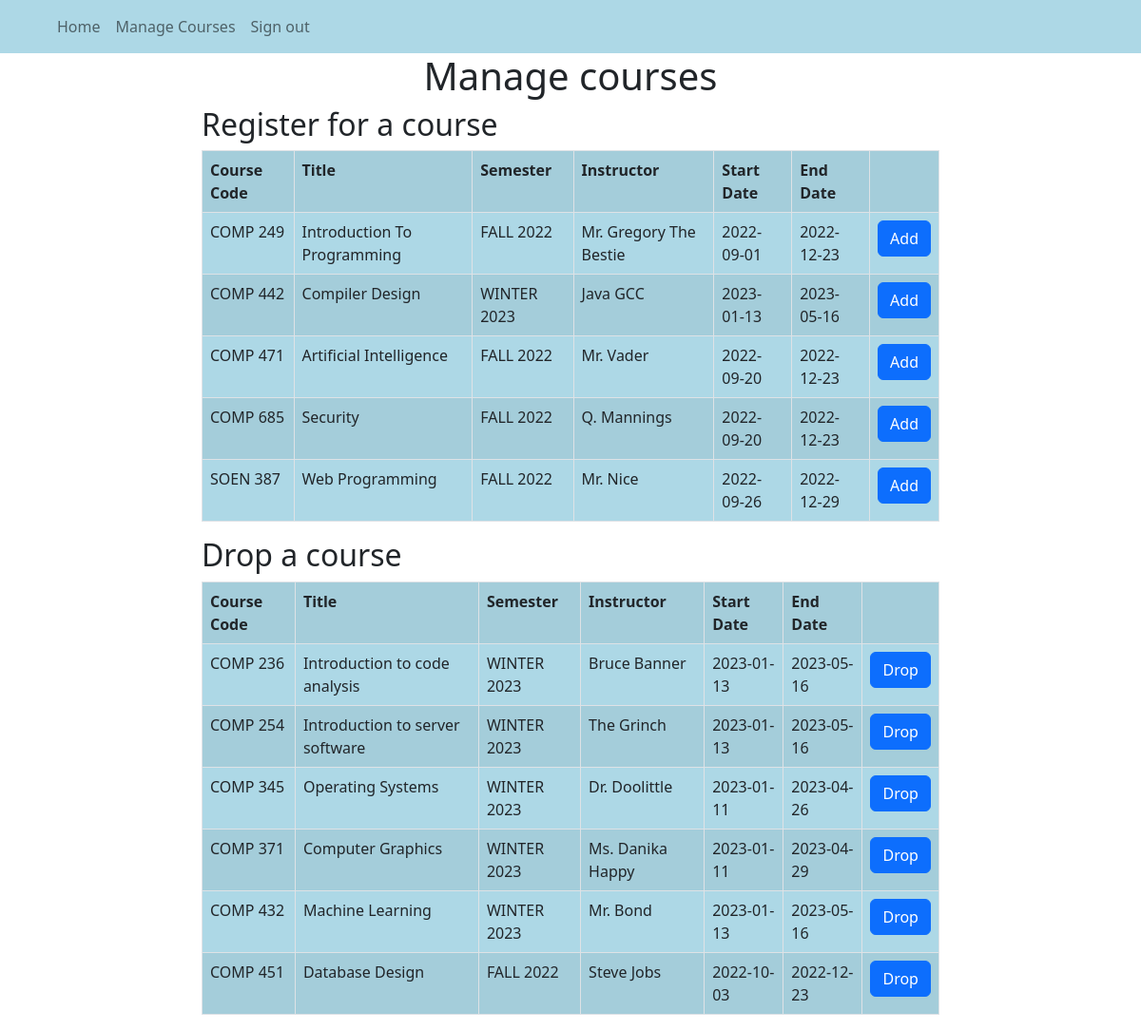
/student/manageCourses.php (signed in), run on the app's committed database.
### tables this page shows
CREATE TABLE `courses` (
  `courseID` int(11) NOT NULL,
  `courseCode` varchar(10) NOT NULL,
  `title` varchar(250) NOT NULL,
  `semester` varchar(100) NOT NULL,
  `instructor` varchar(400) NOT NULL,
  `startDate` date NOT NULL,
  `endDate` date NOT NULL
);

### student/manageCourses.php (the view, shortened to what this page needs)
<!DOCTYPE html>
<html xmlns="http://www.w3.org/1999/xhtml">
<head class="page-header header container-fluid-fluid">
	<link rel="stylesheet" type="text/css" href="../css/bootstrap.min.css" />
</head>
<body>
	<?php require_once("navbar.php"); ?>
	<div class="container-fluid">
		<div class="jumbotron text-center title">
			<h1>Manage courses</h1>
		</div>
	</div>
	<?php
	require('../database/setup.php');
	print("<div class=\"container-fluid\">");
	print("<div class=\"row\">");
	print("<div class=\"col-sm-2\">");
	print("</div>");
	print("<div class=\"col-sm-8\">");
	print("<h2>Register for a course</h2>");
	print("</div>");
	print("<div class=\"col-sm-2\">");
	print("</div>");
	print("</div>");
	print("</div>");
	$selectAvailable = "SELECT Courses.CourseId, Courses.courseCode, Courses.title, Courses.semester, courses.instructor, courses.startDate, courses.endDate
				 FROM Courses
				 EXCEPT
				 SELECT Courses.CourseId, Courses.courseCode, Courses.title, Courses.semester, courses.instructor, courses.startDate, courses.endDate
				 FROM Courses
				 INNER JOIN Registrations
				 ON Courses.courseID = Registrations.courseID
				 INNER JOIN Student
				 ON Registrations.studentID = Student.studentID
				 WHERE Student.personID = {$_COOKIE['personID']}
				 ORDER BY courseCode ASC";
	if (!($result = mysqli_query($conn, $selectAvailable))) {
		print("<div class=\"container-fluid\">");
		print("<div class=\"row\">");
		print("<div class=\"col-sm-4\">");
		print("</div>");
		print("<div class=\"col-sm-4 justify-content-center\">");
		print("<div class=\"alert alert-danger text-center\">");
		print("<p>Could not execute query to retrieve available courses!</p>");
		print(mysqli_error($conn));
		print("</div>");
		print("</div>");
		print("<div class=\"col-sm-4\">");
		print("</div>");
		print("</div>");
		print("</div>");
	} else {
		if (mysqli_num_rows($result) > 0) {
			print("<div class=\"container-fluid\">");
			print("<div class=\"row justify-content-center\">");
			print("<div class=\"col-sm-2\">");
			print("</div>");
			print("<div class=\"col-sm-8\">");
			print("<div class=\"\">");
			print("
										<table class=\"table table-responsive table-striped table-bordered table-hover\">
											<tr>
												<th>Course Code</th>
												<th>Title</th>
												<th>Semester</th>
												<th>Instructor</th>
												<th>Start Date</th>
												<th>End Date</th>
												<th></th>
											</tr>");
			while ($row = $result->fetch_assoc()) {
				print("<tr>");
				print("<td>{$row['courseCode']}</td>");
				print("<td>{$row['title']}</td>");
				print("<td>{$row['semester']}</td>");
				print("<td>{$row['instructor']}</td>");
				print("<td>{$row['startDate']}</td>");
				print("<td>{$row['endDate']}</td>");
				print("<td>
												<form class=\"justify-content-center text-center\" method=\"post\" action=\"\">
													<input class=\"btn btn-primary\" type=\"submit\" name=\"action\" value=\"Add\"/>
													<input type=\"hidden\" name=\"courseId\" value=\"{$row['CourseId']}\"/>
													<input type=\"hidden\" name=\"semester\" value=\"{$row['semester']}\"/>
												</form>
												</td>");
				print("</tr>");
			}
			print("</table>");
			print("</div>");
			print("</div>");
			print("<div class=\"col-sm-2\">");
			print("</div>");
			print("</div>");
			print("</div>");
		}
	}
	print("<div class=\"container-fluid\">");
	print("<div class=\"row\">");
	print("<div class=\"col-sm-2\">");
	print("</div>");
	print("<div class=\"col-sm-8\">");
	print("<h2>Drop a course</h2>");
	print("</div>");
	print("<div class=\"col-sm-2\">");
	print("</div>");
	print("</div>");
	print("</div>");
	$selectDroppable = " SELECT Courses.CourseId, Courses.courseCode, Courses.title,
				 Courses.semester, courses.instructor, courses.startDate, courses.endDate
				 FROM Courses
				 INNER JOIN Registrations
				 ON Courses.courseID = Registrations.courseID
				 INNER JOIN Student
				 ON Registrations.studentID = Student.studentID
				 WHERE Student.personID = {$_COOKIE['personID']}
				 ORDER BY courseCode ASC";
	if (!($result = mysqli_query($conn, $selectDroppable))) {
		print("<div class=\"container-fluid\">");
		print("<div class=\"row\">");
		print("<div class=\"col-sm-4\">");
		print("</div>");
		print("<div class=\"col-sm-4 justify-content-center\">");
		print("<div class=\"alert alert-danger text-center\">");
		print("<p>Could not execute query to retrieve registered courses!</p>");
		print(mysqli_error($conn));
		print("</div>");
		print("</div>");
		print("<div class=\"col-sm-4\">");
		print("</div>");
		print("</div>");
		print("</div>");
	} else {
		if (mysqli_num_rows($result) > 0) {
			print("<div class=\"container-fluid\">");
			print("<div class=\"row justify-content-center\">");
			print("<div class=\"col-sm-2\">");
			print("</div>");
			print("<div class=\"col-sm-8\">");
			print("<table class=\"table table-responsive table-striped table-bordered table-hover\">
												<tr>
													<th>Course Code</th>
													<th>Title</th>
													<th>Semester</th>
													<th>Instructor</th>
													<th>Start Date</th>
													<th>End Date</th>
													<th></th>
												</tr>");
			while ($row = $result->fetch_assoc()) {
				print("<tr>");
				print("<td>{$row['courseCode']}</td>");
				print("<td>{$row['title']}</td>");
				print("<td>{$row['semester']}</td>");
				print("<td>{$row['instructor']}</td>");
				print("<td>{$row['startDate']}</td>");
				print("<td>{$row['endDate']}</td>");
				print("<td>
											<form class=\"justify-content-center text-center\" method=\"post\" action=\"\">
												<input class=\"btn btn-primary\" type=\"submit\" name=\"action\" value=\"Drop\"/>
												<input type=\"hidden\" name=\"courseId\" value=\"{$row['CourseId']}\"/>
												<input type=\"hidden\" name=\"semester\" value=\"{$row['semester']}\"/>
											</form>
											</td>");
				print("</tr>");
			}
			print("</table>");
			print("</div>");
			print("<div class=\"col-sm-2\">");
			print("</div>");
			print("</div>");
			print("</div>");
		}
	}
	?>
</body>
</html>

### student/manageCourses.php (style rules this page uses)
table { background-color: #ADD8E6 }
td { padding-top: 2px; padding-bottom: 2px; padding-left: 4px; padding-right: 4px; border-width: 1px; border-style: inset }

### data on the page
courses: courseCode "COMP 236", title "Introduction to code analysis", semester "WINTER 2023", instructor "Bruce Banner", startDate "2023-01-13", endDate "2023-05-16"
courses: courseCode "COMP 254", title "Introduction to server software", semester "WINTER 2023", instructor "The Grinch", startDate "2023-01-13", endDate "2023-05-16"
courses: courseCode "COMP 345", title "Operating Systems", semester "WINTER 2023", instructor "Dr. Doolittle", startDate "2023-01-11", endDate "2023-04-26"
courses: courseCode "COMP 371", title "Computer Graphics", semester "WINTER 2023", instructor "Ms. Danika Happy", startDate "2023-01-11", endDate "2023-04-29"
courses: courseCode "COMP 432", title "Machine Learning", semester "WINTER 2023", instructor "Mr. Bond", startDate "2023-01-13", endDate "2023-05-16"
courses: courseCode "COMP 451", title "Database Design", semester "FALL 2022", instructor "Steve Jobs", startDate "2022-10-03", endDate "2022-12-23"

### other printed values
$row['courseCode'] "COMP 249"
$row['title'] "Introduction To Programming"
$row['semester'] "FALL 2022"
$row['instructor'] "Mr. Gregory The Bestie"
$row['startDate'] "2022-09-01"
$row['endDate'] "2022-12-23"
$row['courseCode'] "COMP 442"
$row['title'] "Compiler Design"
$row['semester'] "WINTER 2023"
$row['instructor'] "Java GCC"
$row['startDate'] "2023-01-13"
$row['endDate'] "2023-05-16"
$row['courseCode'] "COMP 471"
$row['title'] "Artificial Intelligence"
$row['instructor'] "Mr. Vader"
